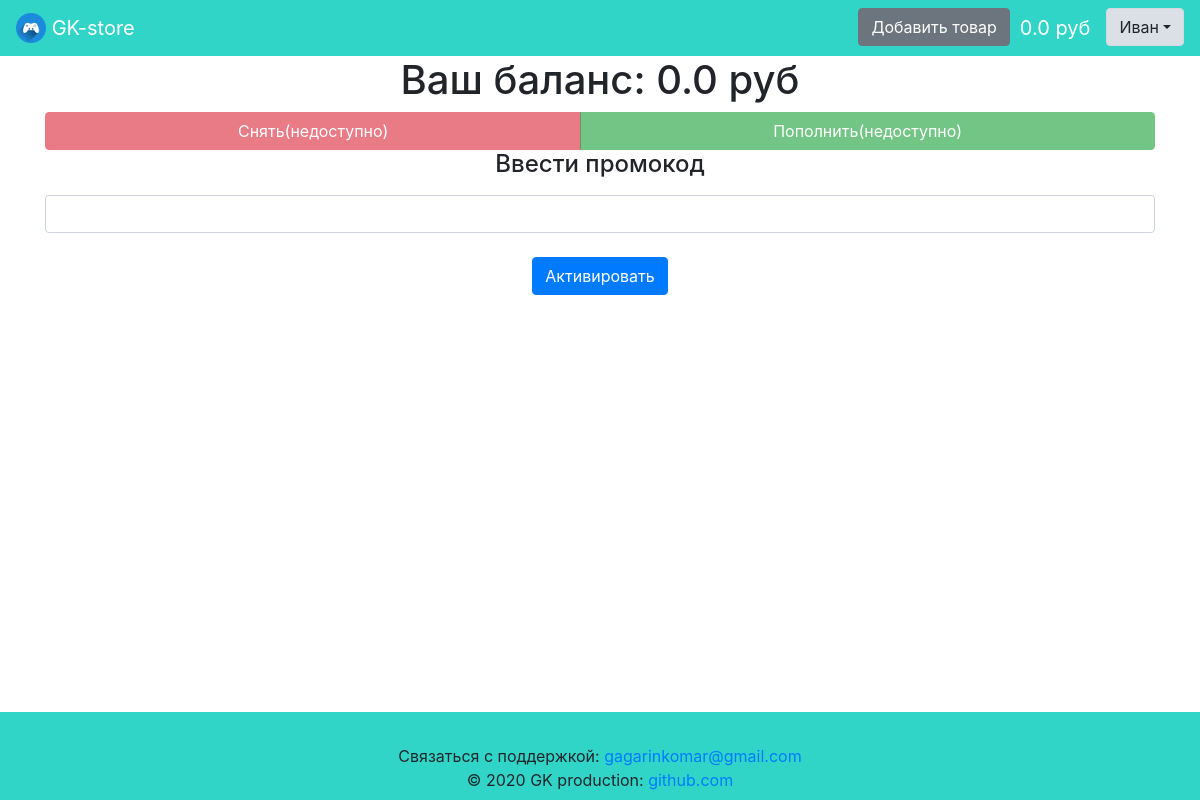
The app's page /balance (signed in), older data.
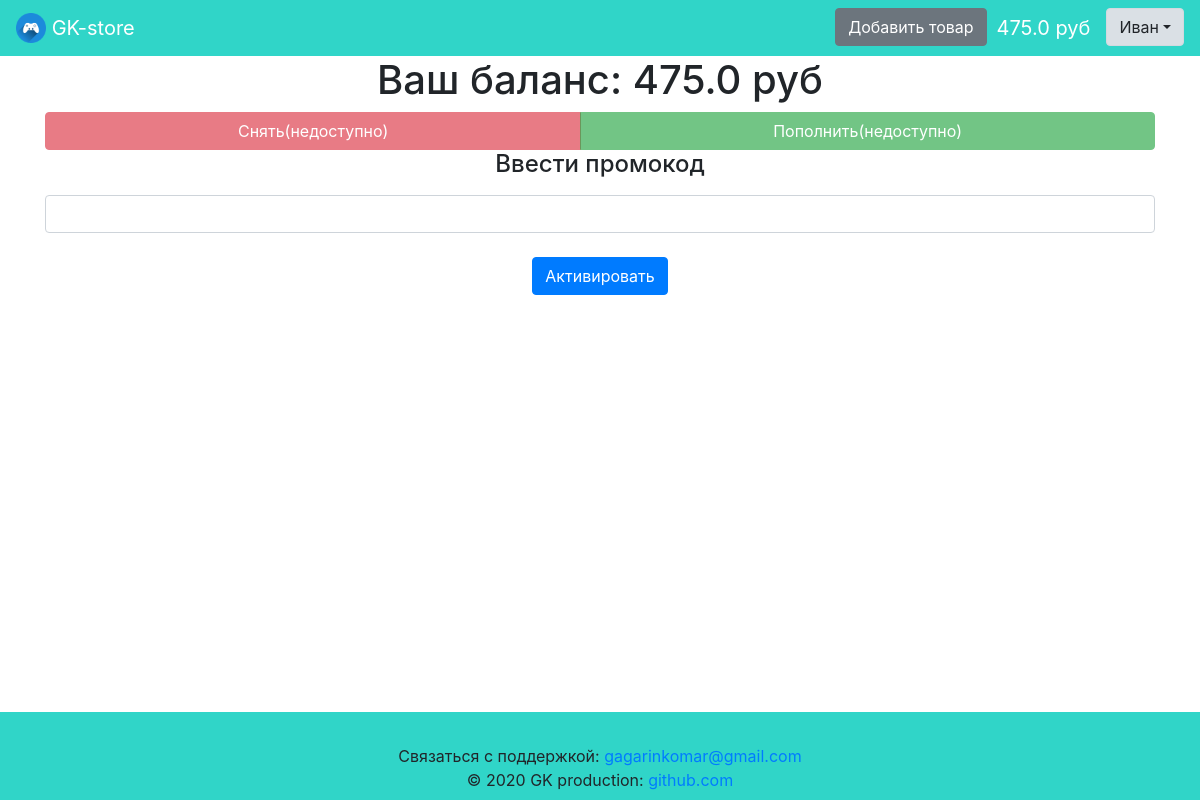
The same page, newer data.
### data/users.py (models this page shows, shortened)
class User(SqlAlchemyBase, UserMixin, SerializerMixin):
    __tablename__ = 'users'
    id = sqlalchemy.Column(sqlalchemy.Integer,
                           primary_key=True, autoincrement=True)
    name = sqlalchemy.Column(sqlalchemy.String)
    surname = sqlalchemy.Column(sqlalchemy.String, default='')
    about = sqlalchemy.Column(sqlalchemy.String,
                              default='Информация отсутствует.')
    phone_number = sqlalchemy.Column(sqlalchemy.String, default='Не указан.')
    email = sqlalchemy.Column(sqlalchemy.String, index=True, unique=True)
    balance = sqlalchemy.Column(sqlalchemy.Float, default=0)
    permission = sqlalchemy.Column(sqlalchemy.String)
    sum_rating = sqlalchemy.Column(sqlalchemy.Integer, default=0)
    count_rating = sqlalchemy.Column(sqlalchemy.Integer, default=0)
    hashed_password = sqlalchemy.Column(sqlalchemy.String)
    created_date = sqlalchemy.Column(sqlalchemy.DateTime,
                                     default=datetime.datetime.now)
    last_changed_date = sqlalchemy.Column(sqlalchemy.DateTime,
                                     default=datetime.datetime.now)
    avatar_source = sqlalchemy.Column(sqlalchemy.String,
                                      default='default_avatar.png')
    products = orm.relation('Product', back_populates='user')
    if permission == 'seller':
        transactions = orm.relation('Transaction', back_populates='seller')
    elif permission == 'buyer':
        transactions = orm.relation('Transaction', back_populates='buyer')

### app.py (the view, shortened to what this page needs)
@app.route('/balance', methods=['GET', 'POST'])  # Страница с балансом
@login_required
def balance():
    if current_user.permission == 'admin':
        form = PromocodeCreateForm()
    else:
        form = PromocodeForm()
    return render_template('balance.html', form=form)

### data/forms.py
class PromocodeForm(FlaskForm):
    promocode = StringField('Ввести промокод', validators=[DataRequired()])
    submit = SubmitField('Активировать')

### app.py (called while the page is built)
@login_manager.user_loader
def load_user(user_id):
    session = db_session.create_session()
    return session.query(User).get(user_id)

### data/db_session.py (called while the page is built)
def create_session() -> Session:
    global __factory
    return __factory()

### templates/balance.html (shortened to what this page needs)
{% extends "base.html" %}
{% block content %}
    <h1 align="center">Ваш баланс: {{ current_user.balance }} руб</h1>
    <div class="btn-group btn-block">
        <button class="btn btn-danger" disabled>Снять(недоступно)</button>
        <button class="btn btn-success" disabled>Пополнить(недоступно)</button>
    </div>
    <form action="" method="post">
        <div class="center">
            <h4 align="center">{{ form.promocode.label }}</h4>
            {{ form.promocode(class="form-control") }}<br>
        <p>{{ form.submit(type="submit", class="btn btn-primary") }}</p>
        </div>
    </form>
{% endblock %}

### templates/base.html (shortened to what this page needs)
<!doctype html>
<html lang="ru">
<head>
    {% block head %}
    <link rel="stylesheet"
          href="https://stackpath.bootstrapcdn.com/bootstrap/4.4.1/css/bootstrap.min.css"
>
    <link rel="stylesheet" type="text/css" href="{{ url_for('static', filename='css/style.css') }}" />
    {% endblock %}
</head>
<body>
<div class="wrapper">
    <div class="content">
        <header>
            <nav class="navbar navbar-dark navbar-expand" style="background-color: #30D5C8;">
                <a class="navbar-brand" href="/">
                    <img src="/static/img/logo.png" width="30" height="30" class="d-inline-block align-top" alt="">
                    GK-store
                </a>
                {% if current_user.is_authenticated %}
                    <p>
                        <ul class="navbar-nav ml-auto">
                        {% if current_user.permission == 'seller' %}
                            <li class="nav-item"><a href="/product" class="btn btn-secondary">Добавить товар</a></li>
                        {% endif %}
                        <li class="nav-item"><a class="navbar-brand padding-left" href="/balance">{{ current_user.balance|round(2) }} руб</a></li>
                        <li class="nav-item">
                            <div class="dropdown show">
                                <a class="btn btn-light dropdown-toggle"  data-toggle="dropdown">{{ current_user.name }}</a>
                            </div>
                        </li>
                        </ul>
                    </p>
                {% endif %}
            </nav>
        </header>
        <main role="main" class="container wrapper">
            {% block content %}{% endblock %}
        </main>
    </div>
    <div class="footer">
        <footer class="page-footer font-small pt-4" style="background-color: #30D5C8;">
            <div class="footer-copyright text-center py-2">
                Связаться с поддержкой:
                <a href="mailto:gagarinkomar@gmail.com?subject=Нужна помощь по GK-store">gagarinkomar@gmail.com</a><br>
                © 2020 GK production:
                <a href="https://github.com/gagarinkomar/">github.com</a>
            </div>
        </footer>
    </div>
</div>
</body>
</html>

Row changes from the older to the newer data that the page shows:
changed User "Иван": balance "0.0" → "475.0"
